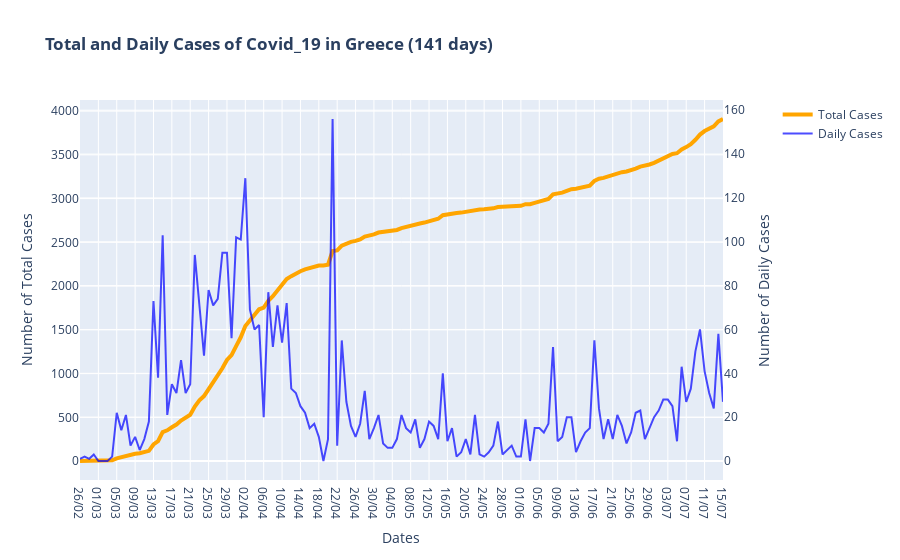

The code cell stored with this chart in its notebook:
### Markdown cell above
## Total and Daily number of cases

### Code cell
# Figure with secondary y-axis
fig = make_subplots(specs=[[{"secondary_y": True}]])

# Traces - Bars and line
fig.add_trace(
    go.Scatter(x=df.index, y=df['Total Cases'], name='Total Cases', line_width=4, line_color='orange'),
    secondary_y=False,
)

fig.add_trace(
    go.Scatter(x=df.index, y=df['Daily Cases'], name='Daily Cases', line_color='blue',opacity = 0.7),
    secondary_y=True,
)

# Figure Title
fig.update_layout(
    title_text='<b>Total and Daily Cases of Covid_19 in Greece ('+str(len(df['Total Cases']))+' days)</b>'
)

# x-axis and y-axes titles
fig.update_xaxes(title_text='Dates')
fig.update_yaxes(title_text='Number of Total Cases', secondary_y=False)
fig.update_yaxes(title_text='Number of Daily Cases', secondary_y=True)

fig.update_layout(hovermode='x unified')

fig.show()

### Figure 1 — Plotly figure (JSON) as saved in the notebook; plotly's stock layout.template omitted (floating-point values rounded to 4 significant figures; data arrays with more than 128 entries replaced by an {"elided": "..."} marker saying what was removed)
{"data": [{"line": {"color": "orange", "width": 4}, "name": "Total Cases", "type": "scatter", "x": {"elided": "141 str values"}, "xaxis": "x", "y": {"elided": "141 int values"}, "yaxis": "y"}, {"line": {"color": "blue"}, "name": "Daily Cases", "opacity": 0.7, "type": "scatter", "x": {"elided": "141 str values"}, "xaxis": "x", "y": {"elided": "141 int values"}, "yaxis": "y2"}], "layout": {"hovermode": "x unified", "title": {"text": "<b>Total and Daily Cases of Covid_19 in Greece (141 days)</b>"}, "xaxis": {"anchor": "y", "domain": [0, 0.94], "title": {"text": "Dates"}}, "yaxis": {"anchor": "x", "domain": [0, 1], "title": {"text": "Number of Total Cases"}}, "yaxis2": {"anchor": "x", "overlaying": "y", "side": "right", "title": {"text": "Number of Daily Cases"}}}}
